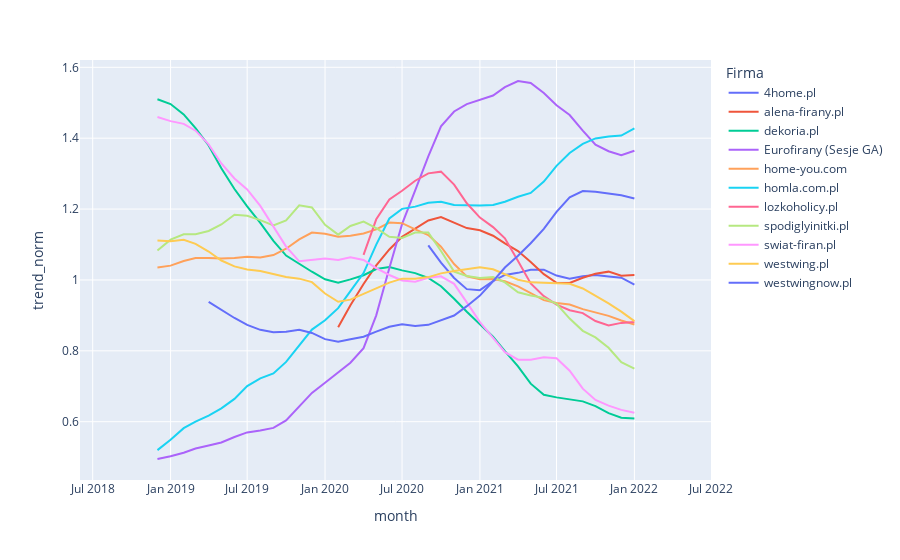

Notebook source saved alongside this figure:
### Code cell
px.line(df_trend,
        x='month',
        y='trend_norm',
        color='Firma',
       height=700)
